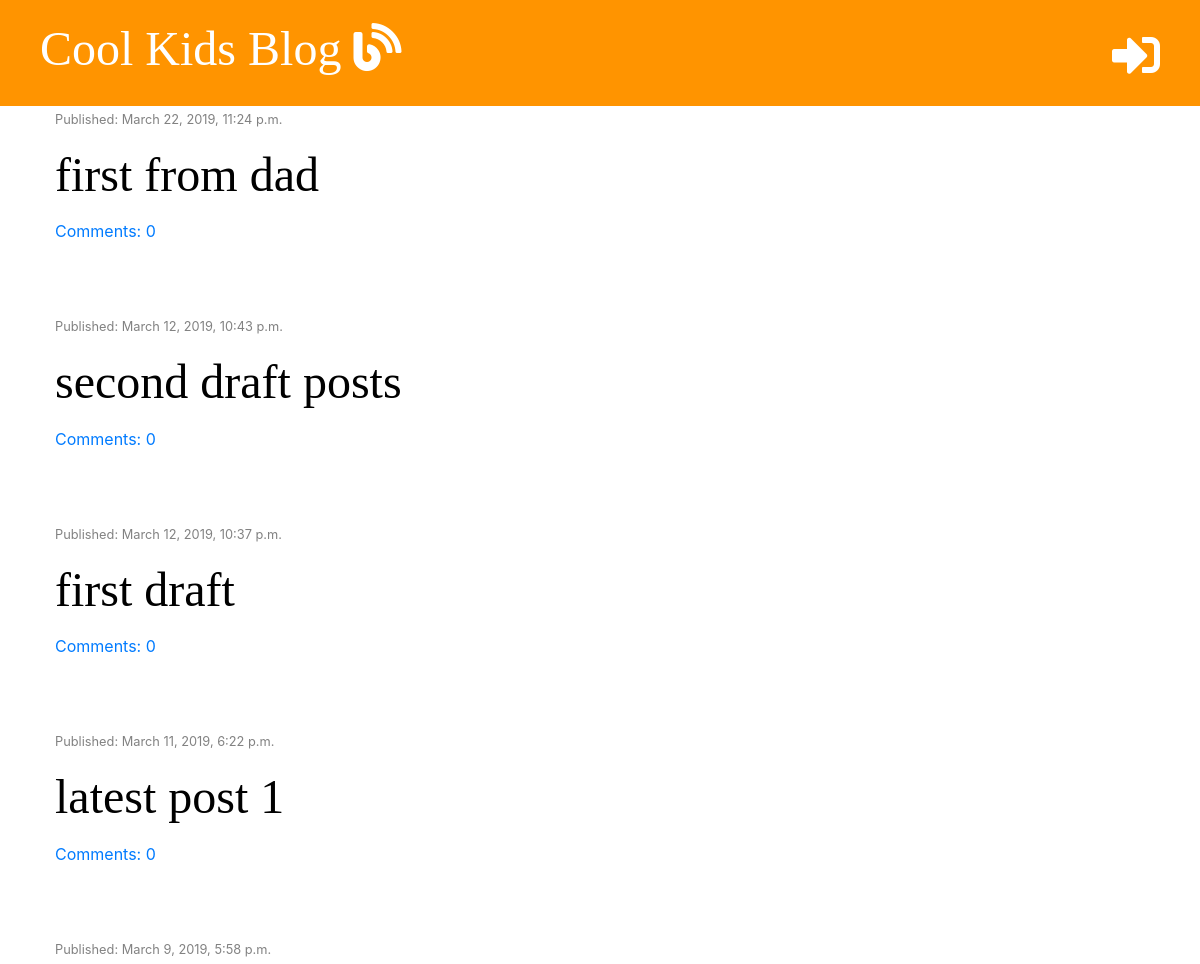
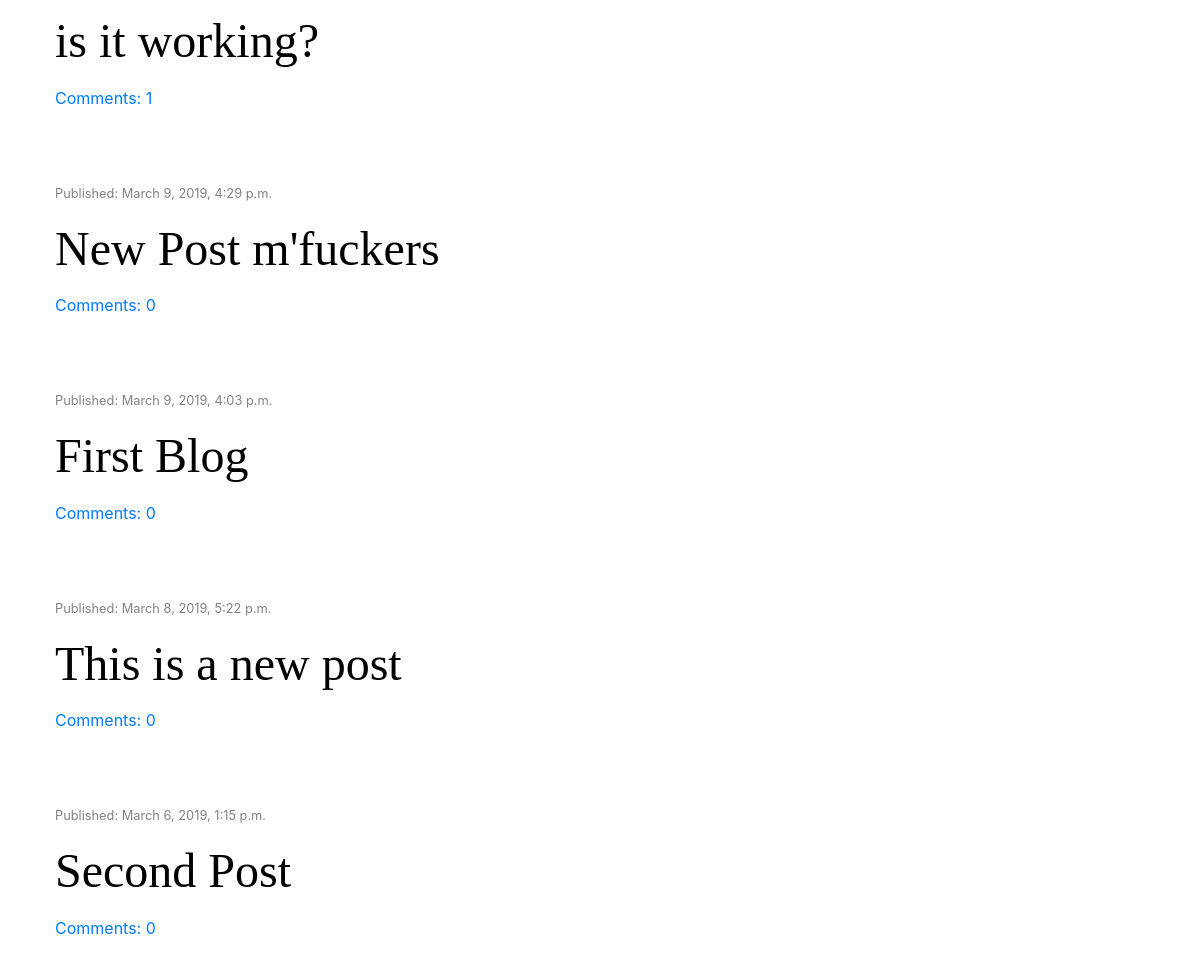
Before: / with the older database file (2 pictures, top to bottom).
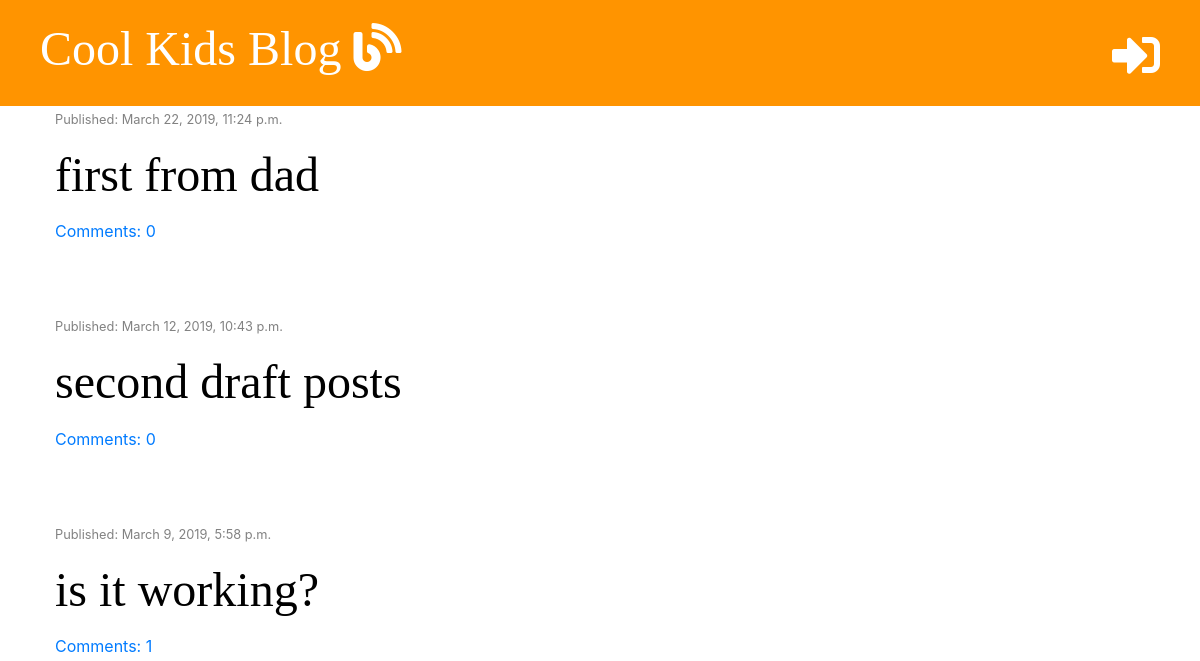
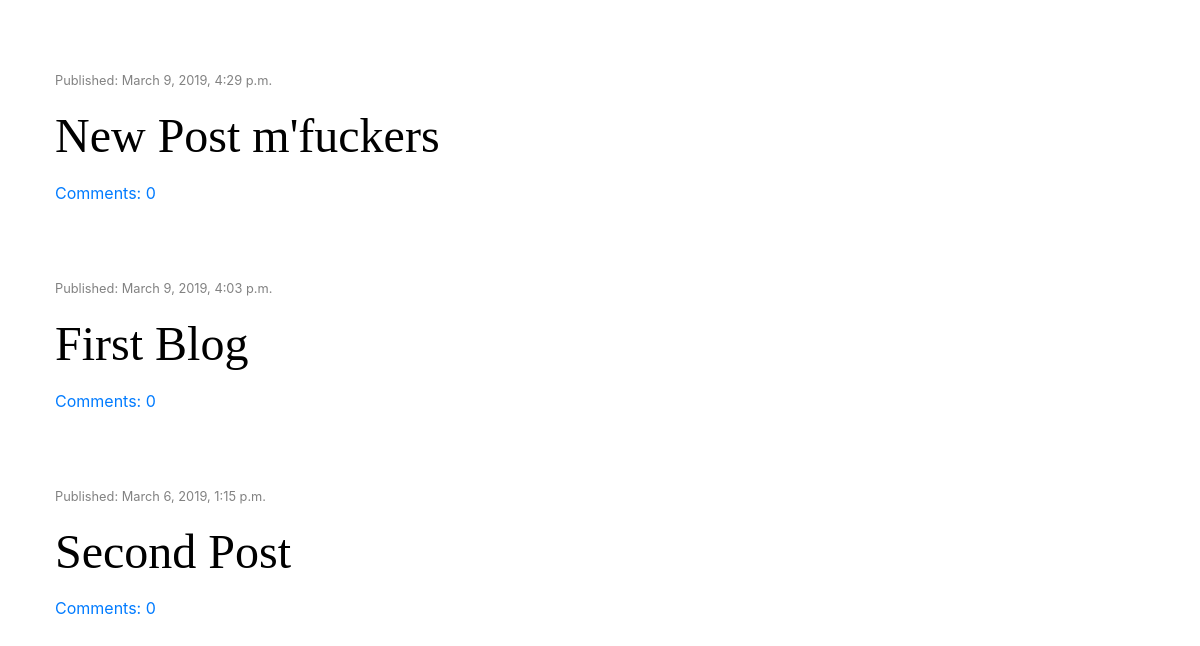
After: the same page with the newer database file (2 pictures, top to bottom).
### blog/models.py (models this page shows, shortened)
class Post(models.Model):
    author = models.ForeignKey('auth.User', on_delete=models.CASCADE)
    title = models.CharField(max_length=200)
    text = models.TextField()
    created_date = models.DateTimeField(default=timezone.now)
    published_date = models.DateTimeField(blank=True, null=True)
    def approved_comments(self):
        return self.comments.filter(approved=True)

### blog/views.py (the view)
# urls.py: path('', views.post_list, name='post_list'),
def post_list(request):
    posts = Post.objects.filter(published_date__lte=timezone.now()).order_by('-published_date')
    stuff_for_frontend = {'posts' : posts}
    return render(request, 'blog/post_list.html', stuff_for_frontend)

### blog/templatetags/markdownify.py (called while the page is built)
@register.filter
def markdown(value):
    renderer = HighlightRenderer()
    markdown = mistune.Markdown(renderer=renderer)
    return markdown(value)

### blog/templates/blog/post_list.html (shortened to what this page needs)
{% extends 'blog/base.html' %}
{% load markdownify %}
{% block content %}
      {% for post in posts %}
          <div class="post">
            <div class="date">
                <p><small>Published: {{ post.published_date }}</small></p>
            </div>
            <h1><a href="{% url 'post_detail' pk=post.pk %}">{{ post.title }}</a></h1>
            <a href="{% url 'post_detail' pk=post.pk %}">Comments: {{ post.approved_comments.count }}</a>
          </div>
      {% endfor %}
{% endblock %}

### blog/templates/blog/base.html (shortened to what this page needs)
{% load staticfiles %}
<!DOCTYPE html>
<html lang="en" dir="ltr">
  <head>
    <link rel="stylesheet" href="https://stackpath.bootstrapcdn.com/bootstrap/4.3.1/css/bootstrap.min.css">
    <link rel="stylesheet" href="https://use.fontawesome.com/releases/v5.7.2/css/all.css">
    <link rel="stylesheet" href="{% static 'css/blog.css' %}">
    <link rel="stylesheet" href="{% static 'css/zenburn.css' %}">
  </head>
  <body>
    <div class="page-header">
      {% if user.is_authenticated %}
          <p class="top-menu">
          <a href="{% url 'post_draft_list' %}" class="top-menu" title="Add a draft"><i class="fab fa-firstdraft" ></i></a>
          <a href="{% url 'post_new' %} " class="top-menu" title="Create a blog"><i class="fas fa-plus" ></i></a>
          Hello, {{ user.username }}<a href="{% url 'logout' %}" class="top-menu" ><small>(Log out)</small></a></p>
      {% else %}
          <a href="{% url 'login' %} " class="top-menu" title="Login"><i class="fas fa-sign-in-alt"></i></a>
      {% endif %}
      <h1><a href="/" title="Home Page">Cool Kids Blog </a><i class="fas fa-blog"></i></h1>
    </div>
    <div class="content container">
      <div class="row">
          <div class="col-md-8">
              {% block content %}
              {% endblock %}
          </div>
      </div>
    </div>
  </body>
</html>

### blog/static/css/blog.css (style rules this page uses)
.page-header { background-color: #ff9400 ; margin-top: 0; padding : 20px 20px 20px 40px ; }
.page-header h1, .page-header a { color: #ffffff ; font-size: 36pt; text-decoration: none; }
.content { margin-left: 40px; }
h1, h2, h3, h4 { font-family: 'Tangerine', 'Inconsolata' , 'Droid Sans', serif; font-size: 48px; }
.date { color: #828282; }
.top-menu, .top-menu a { color: #ffffff; float: right; font-size: 26pt; margin-right: 20px; padding-left: 10px; }
.post { margin-bottom: 70px; }
.post h1 a { color: #000000; }

Changed rows visible on the page:
removed Post: published_date "March 12, 2019, 10:37 p.m.", title "first draft", approved_comments.count "0"
removed Post: published_date "March 11, 2019, 6:22 p.m.", title "latest post 1", approved_comments.count "0"
removed Post: published_date "March 8, 2019, 5:22 p.m.", title "This is a new post", approved_comments.count "0"
